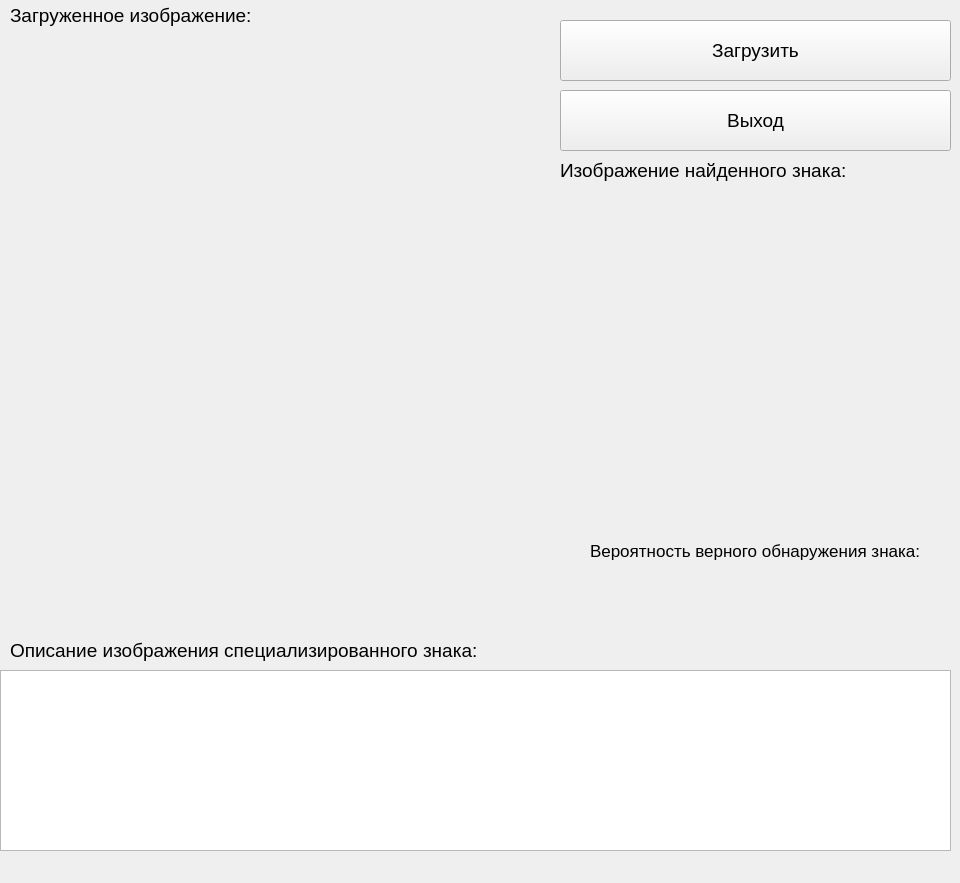
<?xml version="1.0" encoding="UTF-8"?>
<ui version="4.0">
 <class>MainWindow</class>
 <widget class="QMainWindow" name="MainWindow">
  <property name="geometry">
   <rect>
    <x>0</x>
    <y>0</y>
    <width>960</width>
    <height>883</height>
   </rect>
  </property>
  <property name="windowTitle">
   <string>MainWindow</string>
  </property>
  <widget class="QWidget" name="centralwidget">
   <widget class="QLabel" name="PixMapLabel">
    <property name="geometry">
     <rect>
      <x>10</x>
      <y>30</y>
      <width>512</width>
      <height>512</height>
     </rect>
    </property>
    <property name="text">
     <string/>
    </property>
    <property name="scaledContents">
     <bool>true</bool>
    </property>
   </widget>
   <widget class="QPushButton" name="pushButton">
    <property name="geometry">
     <rect>
      <x>560</x>
      <y>20</y>
      <width>391</width>
      <height>61</height>
     </rect>
    </property>
    <property name="font">
     <font>
      <pointsize>14</pointsize>
     </font>
    </property>
    <property name="text">
     <string>Загрузить</string>
    </property>
   </widget>
   <widget class="QLabel" name="PixMapLabel_2">
    <property name="geometry">
     <rect>
      <x>560</x>
      <y>190</y>
      <width>391</width>
      <height>341</height>
     </rect>
    </property>
    <property name="text">
     <string/>
    </property>
    <property name="scaledContents">
     <bool>true</bool>
    </property>
   </widget>
   <widget class="QTextBrowser" name="textBrowser">
    <property name="geometry">
     <rect>
      <x>0</x>
      <y>670</y>
      <width>951</width>
      <height>181</height>
     </rect>
    </property>
   </widget>
   <widget class="QLabel" name="label">
    <property name="geometry">
     <rect>
      <x>590</x>
      <y>530</y>
      <width>381</width>
      <height>41</height>
     </rect>
    </property>
    <property name="font">
     <font>
      <pointsize>13</pointsize>
     </font>
    </property>
    <property name="text">
     <string>Вероятность верного обнаружения знака:</string>
    </property>
   </widget>
   <widget class="QPushButton" name="pushButton_2">
    <property name="geometry">
     <rect>
      <x>560</x>
      <y>90</y>
      <width>391</width>
      <height>61</height>
     </rect>
    </property>
    <property name="font">
     <font>
      <pointsize>14</pointsize>
     </font>
    </property>
    <property name="text">
     <string>Выход</string>
    </property>
   </widget>
   <widget class="QLabel" name="Percent">
    <property name="geometry">
     <rect>
      <x>590</x>
      <y>570</y>
      <width>211</width>
      <height>31</height>
     </rect>
    </property>
    <property name="font">
     <font>
      <pointsize>15</pointsize>
     </font>
    </property>
    <property name="text">
     <string/>
    </property>
   </widget>
   <widget class="QLabel" name="label_2">
    <property name="geometry">
     <rect>
      <x>10</x>
      <y>0</y>
      <width>281</width>
      <height>31</height>
     </rect>
    </property>
    <property name="font">
     <font>
      <pointsize>14</pointsize>
     </font>
    </property>
    <property name="text">
     <string>Загруженное изображение:</string>
    </property>
   </widget>
   <widget class="QLabel" name="label_3">
    <property name="geometry">
     <rect>
      <x>560</x>
      <y>150</y>
      <width>321</width>
      <height>41</height>
     </rect>
    </property>
    <property name="font">
     <font>
      <pointsize>14</pointsize>
     </font>
    </property>
    <property name="text">
     <string>Изображение найденного знака:</string>
    </property>
   </widget>
   <widget class="QLabel" name="label_4">
    <property name="geometry">
     <rect>
      <x>10</x>
      <y>630</y>
      <width>531</width>
      <height>41</height>
     </rect>
    </property>
    <property name="font">
     <font>
      <pointsize>14</pointsize>
     </font>
    </property>
    <property name="text">
     <string>Описание изображения специализированного знака:</string>
    </property>
   </widget>
  </widget>
  <widget class="QMenuBar" name="menubar">
   <property name="geometry">
    <rect>
     <x>0</x>
     <y>0</y>
     <width>960</width>
     <height>21</height>
    </rect>
   </property>
  </widget>
 </widget>
 <resources/>
 <connections/>
</ui>
